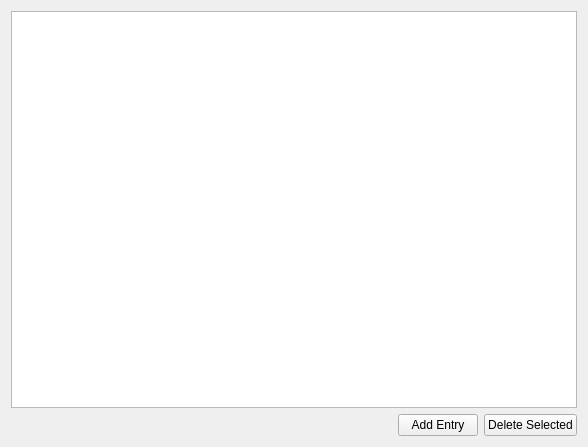
<?xml version="1.0" encoding="UTF-8"?>
<ui version="4.0">
 <class>mainContent</class>
 <widget class="QWidget" name="mainContent">
  <property name="geometry">
   <rect>
    <x>0</x>
    <y>0</y>
    <width>588</width>
    <height>447</height>
   </rect>
  </property>
  <property name="sizePolicy">
   <sizepolicy hsizetype="Preferred" vsizetype="Preferred">
    <horstretch>1</horstretch>
    <verstretch>1</verstretch>
   </sizepolicy>
  </property>
  <property name="windowTitle">
   <string>Form</string>
  </property>
  <layout class="QGridLayout" name="gridLayout">
   <item row="0" column="0">
    <layout class="QVBoxLayout" name="verticalLayout">
     <item>
      <widget class="QTableWidget" name="tableWidget"/>
     </item>
     <item>
      <layout class="QHBoxLayout" name="horizontalLayout">
       <item>
        <spacer name="horizontalSpacer">
         <property name="orientation">
          <enum>Qt::Horizontal</enum>
         </property>
         <property name="sizeHint" stdset="0">
          <size>
           <width>40</width>
           <height>20</height>
          </size>
         </property>
        </spacer>
       </item>
       <item>
        <widget class="QPushButton" name="addBtn">
         <property name="minimumSize">
          <size>
           <width>20</width>
           <height>0</height>
          </size>
         </property>
         <property name="maximumSize">
          <size>
           <width>120</width>
           <height>30</height>
          </size>
         </property>
         <property name="text">
          <string>Add Entry</string>
         </property>
        </widget>
       </item>
       <item>
        <widget class="QPushButton" name="deleteBtn">
         <property name="maximumSize">
          <size>
           <width>140</width>
           <height>30</height>
          </size>
         </property>
         <property name="text">
          <string>Delete Selected</string>
         </property>
        </widget>
       </item>
      </layout>
     </item>
    </layout>
   </item>
  </layout>
 </widget>
 <resources/>
 <connections/>
</ui>
